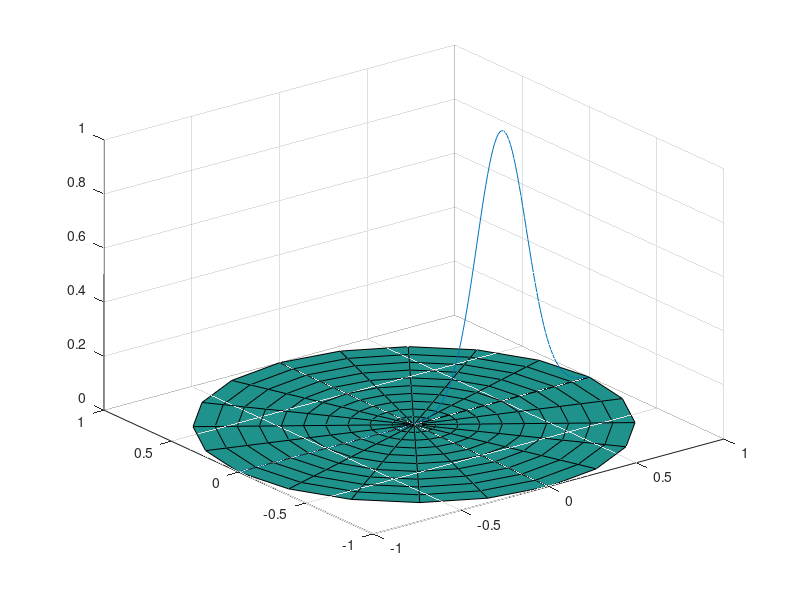

MATLAB code for this plot:
r=[0:.1:1];
gauss=exp(-r.*r);
phi=[0:pi/10:2*pi];
[Phi,R]=meshgrid(phi,r);
[X,Y]=pol2cart(Phi,R);

Z=X+1i*Y;
f=0*Z;
figure 
surf(X,Y,abs(f))
hold
x=[-1:.01:1];
z=exp(-(5.0.*(x-0.5)).^2);
y=x.*0;
plot3(x,y,z)